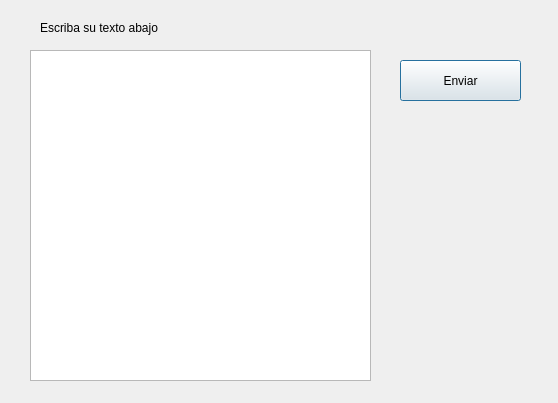
<?xml version="1.0" encoding="UTF-8"?>
<ui version="4.0">
 <class>SolicitarVentana</class>
 <widget class="QDialog" name="SolicitarVentana">
  <property name="geometry">
   <rect>
    <x>0</x>
    <y>0</y>
    <width>558</width>
    <height>403</height>
   </rect>
  </property>
  <property name="windowTitle">
   <string>Dialog</string>
  </property>
  <widget class="QPlainTextEdit" name="plainTextEdit">
   <property name="geometry">
    <rect>
     <x>30</x>
     <y>50</y>
     <width>341</width>
     <height>331</height>
    </rect>
   </property>
  </widget>
  <widget class="QLabel" name="label">
   <property name="geometry">
    <rect>
     <x>40</x>
     <y>20</y>
     <width>131</width>
     <height>16</height>
    </rect>
   </property>
   <property name="sizeIncrement">
    <size>
     <width>0</width>
     <height>0</height>
    </size>
   </property>
   <property name="text">
    <string>Escriba su texto abajo</string>
   </property>
   <property name="scaledContents">
    <bool>true</bool>
   </property>
  </widget>
  <widget class="QPushButton" name="pushButton">
   <property name="geometry">
    <rect>
     <x>400</x>
     <y>60</y>
     <width>121</width>
     <height>41</height>
    </rect>
   </property>
   <property name="text">
    <string>Enviar</string>
   </property>
  </widget>
 </widget>
 <resources/>
 <connections/>
</ui>
